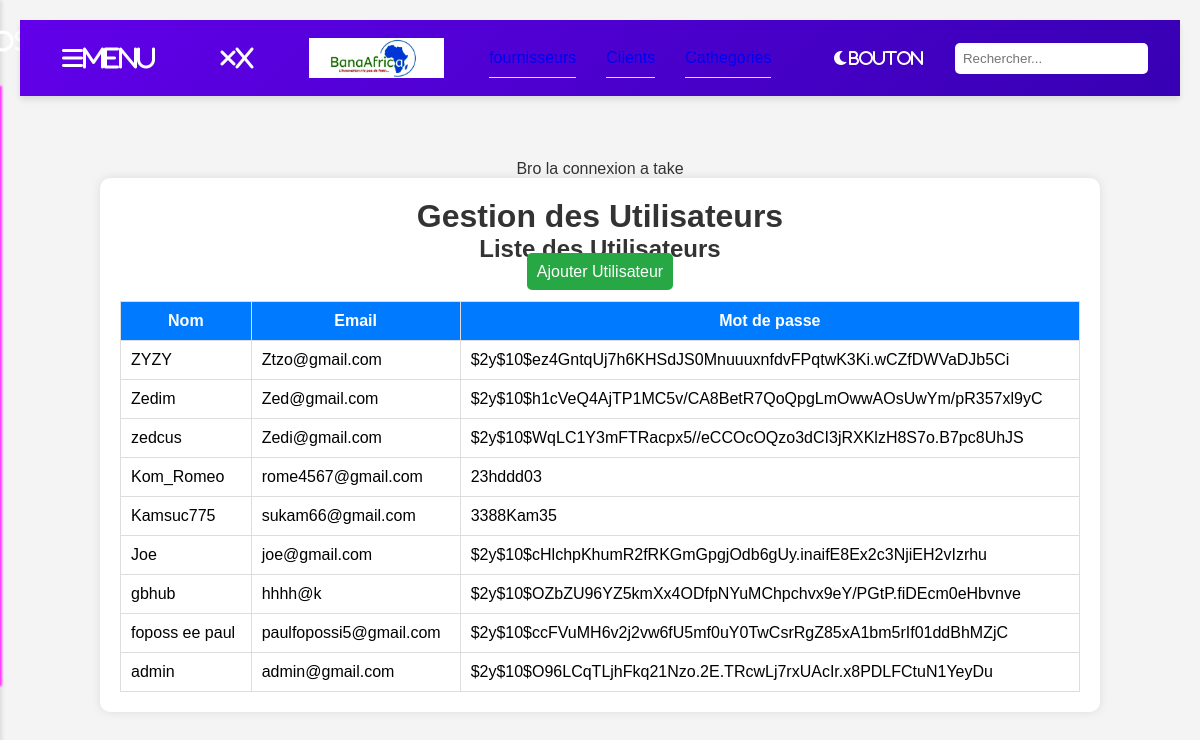
Screenshot of /Utilisateurs.php with the database file from the repository.
### tables this page shows
CREATE TABLE IF NOT EXISTS `utilisateurs` (
  `id` int NOT NULL AUTO_INCREMENT,
  `nom` varchar(255) NOT NULL,
  `email` varchar(255) NOT NULL,
  `Mot_de_passe` varchar(255) NOT NULL,
  `created_at` timestamp NOT NULL DEFAULT CURRENT_TIMESTAMP,
  PRIMARY KEY (`id`)
);

### Utilisateurs.php (the view, shortened to what this page needs)
<?php
 require 'layout.php';
?>
<?php
 include "function.php";
    ?>
<!DOCTYPE html>
<html lang="fr">
<head>
    <link rel="stylesheet" href="Style.css">
</head>
<body>
    <div class="container">
        <h1>Gestion des Utilisateurs</h1>
        <div class="new-enter-and-back">
        <h2>Liste des Utilisateurs</h2>
            <a href="MonLog.php" id="btnNewEntry">Ajouter Utilisateur</a>
        </div>
        <table>
            <thead>
                <tr>
                    <th>Nom</th>
                    <th>Email</th>
                    <th>Mot de passe</th>
                </tr>
            </thead>
            <tbody id="productList">
                <?php
                    $allEnter = getAll("utilisateurs");
                    if(mysqli_num_rows($allEnter) > 0){
                        foreach($allEnter as $item){
                            ?>
                                <tr>
                                    <td><?php echo $item['nom']; ?></td>
                                    <td><?php echo $item['email']; ?></td>
                                    <td><?php echo $item['Mot_de_passe']; ?></td>
                                </tr>
                            <?php
                        }
                    }
                ?>
            </tbody>
        </table>
    </div>
</body>
</html>

### layout.php (shortened to what this page needs)
<!DOCTYPE php>
<php lang="fr">
<head>
    <link rel="stylesheet" href="front.css">
    <link rel="stylesheet" href="Dash.css">
    <link rel="stylesheet" href="https://cdnjs.cloudflare.com/ajax/libs/font-awesome/6.0.0-beta3/css/all.min.css">
</head>
<body>
    <nav class="navbar">
        <button class="sidebar-toggle" id="sidebar-toggle">
            <i class="fas fa-bars">menu</i>
        </button>
        <button class="sidebar-close" id="sidebar-close">
                <i class="fas fa-times">X</i>
            </button>
        <div class="navbar-logo">
            <img src="Logo.png"  alt="Logo">
        </div>
         <div class="elements">
            <ul>
               <li id="li" ><a href="Fournisseurs.php">fournisseurs</a></li>
               <li id="li"><a href="Client.php">Clients</a></li>
               <li id="li"><a href="Cathegories.php">Cathegories</a></li>
        </ul>
         </div>
        <div class="navbar-right">
            <button id="mode-toggle" class="navbar-btn"><i class="fas fa-moon">bouton</i></button>
            <input type="text" placeholder="Rechercher..." class="search-bar">
        </div>
    </nav>
    <aside class="sidebar" id="sidebar">
        <div class="sidebar-header">
            <button class="sidebar-close" id="sidebar-close">
                <i class="fas fa-times">Close</i>
            </button>
        </div>
    </aside>
    <main class="content" id="content">
    </main>
</body>
</php>

### function.php (shortened to what this page needs)
<?php
    $host = "localhost";
    $username = "root";
    $password = "";
    $database = "newbd";
    $con = mysqli_connect ($host, $username, $password, $database);
    if (!$con){
        die(" Ta Connecion a echouee bro:".mysqli_conect_error() );
    }
    else{
        echo "Bro la connexion a take";
    }
    if(!function_exists("getAll")){
        function getAll($table){
            global $con;
            $query = "SELECT * FROM $table ORDER BY nom DESC";
            $query_run = mysqli_query($con, $query);
            return $query_run;
        }
    }
?>

### front.css (style rules this page uses)
* { margin: 0; padding: 0; box-sizing: border-box; }
body { font-family: Arial, sans-serif; background-color: #f4f4f9; color: #333; transition: background-color 0.3s, color 0.3s; }
.navbar { display: flex; justify-content: space-between; align-items: center; background: linear-gradient(135deg, #6200ea, #3700b3); padding: 1rem 2rem; color: white; box-shadow: 0 4px 6px rgba(0, 0, 0, 0.1); position: sticky; top: 0; z-index: 1000; }
nav ul li { text-decoration: none; gap: 30px; }
nav ul { text-decoration: none; gap: 30px; display: flex; }
.sidebar-toggle { background: none; border: none; color: white; font-size: 1.5rem; cursor: pointer; transition: transform 0.3s ease; }
.navbar-logo img { height: 40px; transition: transform 0.3s ease; }
.navbar-right { display: flex; align-items: center; gap: 1rem; }
.search-bar { padding: 0.5rem; border: none; border-radius: 5px; outline: none; transition: box-shadow 0.3s ease; }
.navbar-btn { background: none; border: none; color: white; font-size: 1rem; cursor: pointer; padding: 0.5rem 1rem; border-radius: 5px; transition: background-color 0.3s, transform 0.3s ease; }
.sidebar { width: 250px; height: 100vh; background: linear-gradient(135deg, #6200ea, #3700b3); box-shadow: 2px 0 4px rgba(0, 0, 0, 0.1); position: fixed; top: 0; left: -250px; transition: left 0.3s ease; z-index: 999; }
.sidebar-header { display: flex; justify-content: space-between; align-items: center; padding: 1rem; border-bottom: 1px solid rgba(255, 255, 255, 0.1); }
.sidebar-close { background: none; border: none; color: white; font-size: 1.5rem; cursor: pointer; transition: transform 0.3s ease; }
.content { margin-left: 0; padding: 2rem; transition: margin-left 0.3s ease; }

### Dash.css (style rules this page uses)
body { font-family: Arial, sans-serif; margin: 0; padding: 0; background-color: #f5f5f5; }
ul { list-style: none; padding: 0; }
ul li { padding: 10px 0; border-bottom: 1px solid #ddd; }

### style.css (style rules this page uses)
body { font-family: Arial, sans-serif; background-color: #f4f4f4; text-align: center; padding: 20px; }
.container { width: 90%; max-width: 1000px; margin: auto; background: white; padding: 20px; border-radius: 10px; box-shadow: 0 0 10px rgba(0, 0, 0, 0.1); }
a { text-decoration: none; }
h1 { color: #333; }
button, #btnNewEntry { background-color: #28a745; color: white; border: none; padding: 10px; cursor: pointer; border-radius: 5px; }
button { background-color: #28a745; color: white; border: none; padding: 10px; cursor: pointer; border-radius: 5px; }
table { width: 100%; margin-top: 20px; border-collapse: collapse; }
th, td { padding: 10px; border: 1px solid #ddd; }
th { background-color: #007bff; color: white; }

### rows the page displays
utilisateurs: nom "ZYZY", email "Ztzo@gmail.com", Mot_de_passe "$2y$10$ez4GntqUj7h6KHSdJS0MnuuuxnfdvFPqtwK3Ki.wCZfDWVaDJb5Ci"
utilisateurs: nom "Zedim", email "Zed@gmail.com", Mot_de_passe "$2y$10$h1cVeQ4AjTP1MC5v/CA8BetR7QoQpgLmOwwAOsUwYm/pR357xl9yC"
utilisateurs: nom "zedcus", email "Zedi@gmail.com", Mot_de_passe "$2y$10$WqLC1Y3mFTRacpx5//eCCOcOQzo3dCI3jRXKlzH8S7o.B7pc8UhJS"
utilisateurs: nom "Kom_Romeo", email "rome4567@gmail.com", Mot_de_passe "23hddd03"
utilisateurs: nom "Kamsuc775", email "sukam66@gmail.com", Mot_de_passe "3388Kam35"
utilisateurs: nom "Joe", email "joe@gmail.com", Mot_de_passe "$2y$10$cHlchpKhumR2fRKGmGpgjOdb6gUy.inaifE8Ex2c3NjiEH2vIzrhu"
utilisateurs: nom "gbhub", email "hhhh@k", Mot_de_passe "$2y$10$OZbZU96YZ5kmXx4ODfpNYuMChpchvx9eY/PGtP.fiDEcm0eHbvnve"
utilisateurs: nom "foposs ee paul", email "paulfopossi5@gmail.com", Mot_de_passe "$2y$10$ccFVuMH6v2j2vw6fU5mf0uY0TwCsrRgZ85xA1bm5rIf01ddBhMZjC"
utilisateurs: nom "admin", email "admin@gmail.com", Mot_de_passe "$2y$10$O96LCqTLjhFkq21Nzo.2E.TRcwLj7rxUAcIr.x8PDLFCtuN1YeyDu"
